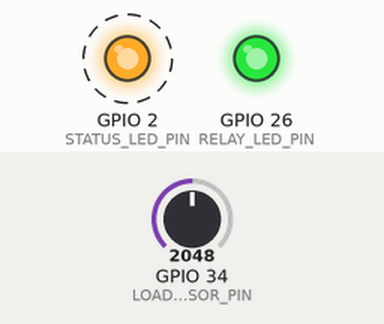
Simulated run of this sketch. Board: ESP32. On the bench: output pins drawn as LEDs (lit = HIGH). Dashed ring = blinking. Inputs (shaded band) come from the test bench; at power-on: GPIO 34 (LOAD_SENSOR_PIN) = 2048. WiFi joins after 1.5 s; servers stay silent unless stated; uploads are accepted with an empty reply; what the sketch prints to the serial monitor is not drawn.

Above: at 2.2 s.
Timing chart, 0 to 5.0 s (numbered marks = the images above):
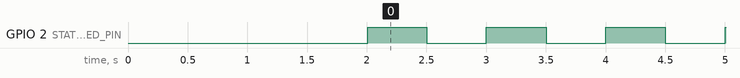

The sketch:

sketch.ino
```cpp
#include <WiFi.h>
#include <HTTPClient.h>
#include <WiFiClientSecure.h>

const char* WIFI_SSID = "Wokwi-GUEST";
const char* WIFI_PASSWORD = "";

// For Wokwi Private IoT Gateway / VS Code local backend:
//   http://host.wokwi.internal:3000
// For Wokwi's public online gateway, replace this with a public HTTPS URL
// that forwards to your backend, e.g. an ngrok or Cloudflare Tunnel URL.
const char* API_BASE_URL = "http://sharpness-agreeably-saved.ngrok-free.dev";

const char* DEVICE_ID = "esp32-main-01";

const int LOAD_SENSOR_PIN = 34;
const int RELAY_LED_PIN = 26;
const int STATUS_LED_PIN = 2;

unsigned long lastTelemetryMs = 0;
unsigned long lastRelayPollMs = 0;
bool relayOn = true;
WiFiClient plainClient;
WiFiClientSecure secureClient;

String endpoint(const char* path) {
  String base = API_BASE_URL;
  if (base.endsWith("/")) {
    base.remove(base.length() - 1);
  }
  return base + path;
}

bool usesHttps(const String& url) {
  return url.startsWith("https://");
}

bool beginHttp(HTTPClient& http, const String& url) {
  http.setTimeout(8000);
  http.setFollowRedirects(HTTPC_STRICT_FOLLOW_REDIRECTS);

  if (usesHttps(url)) {
    secureClient.setInsecure();
    return http.begin(secureClient, url);
  }

  return http.begin(plainClient, url);
}

void addTunnelHeaders(HTTPClient& http) {
  http.addHeader("ngrok-skip-browser-warning", "true");
  http.addHeader("User-Agent", "PowerTrack-Wokwi-ESP32/1.0");
}

void connectWiFi() {
  WiFi.mode(WIFI_STA);
  WiFi.begin(WIFI_SSID, WIFI_PASSWORD, 6);

  Serial.print("Connecting to WiFi");
  while (WiFi.status() != WL_CONNECTED) {
    delay(200);
    Serial.print(".");
  }
  Serial.println();
  Serial.print("WiFi connected, IP: ");
  Serial.println(WiFi.localIP());
}

int postJson(const String& url, const String& body) {
  HTTPClient http;
  if (!beginHttp(http, url)) {
    Serial.print("POST ");
    Serial.print(url);
    Serial.println(" -> begin failed");
    return -1000;
  }

  http.addHeader("Content-Type", "application/json");
  addTunnelHeaders(http);
  int code = http.POST(body);
  String response = http.getString();
  http.end();

  Serial.print("POST ");
  Serial.print(url);
  Serial.print(" -> ");
  Serial.print(code);
  if (code < 0) {
    Serial.print(" ");
    Serial.print(http.errorToString(code));
  }
  if (response.length()) {
    Serial.print(" ");
    Serial.print(response);
  }
  Serial.println();
  return code;
}

void registerDevice() {
  String body = "{";
  body += "\"device_id\":\"" + String(DEVICE_ID) + "\",";
  body += "\"label\":\"Wokwi ESP32 Energy Node\",";
  body += "\"relay_pin\":\"GPIO26\",";
  body += "\"is_essential\":true,";
  body += "\"current_state\":\"on\"";
  body += "}";

  postJson(endpoint("/api/devices"), body);
}

void pollRelayCommand() {
  String url = endpoint("/api/devices/relay");
  HTTPClient http;
  if (!beginHttp(http, url)) {
    Serial.print("Relay poll ");
    Serial.print(url);
    Serial.println(" -> begin failed");
    return;
  }

  addTunnelHeaders(http);
  int code = http.GET();
  String payload = http.getString();
  http.end();

  if (code == 200) {
    if (payload.indexOf("\"relay_state\":\"OFF\"") >= 0) {
      relayOn = false;
    } else if (payload.indexOf("\"relay_state\":\"ON\"") >= 0) {
      relayOn = true;
    }
  }

  digitalWrite(RELAY_LED_PIN, relayOn ? HIGH : LOW);

  Serial.print("Relay poll ");
  Serial.print(url);
  Serial.print(" -> ");
  Serial.print(code);
  if (code < 0) {
    Serial.print(" ");
    Serial.print(http.errorToString(code));
  }
  Serial.print(" state=");
  Serial.println(relayOn ? "ON" : "OFF");
}

void sendTelemetry() {
  int raw = analogRead(LOAD_SENSOR_PIN);
  float demandRatio = raw / 4095.0;
  float voltage = 228.0 + 5.0 * sin(millis() / 8000.0);
  float powerWatts = relayOn ? 80.0 + (demandRatio * 920.0) : 0.0;
  float current = voltage > 0.0 ? powerWatts / voltage : 0.0;

  String body = "{";
  body += "\"device_id\":\"" + String(DEVICE_ID) + "\",";
  body += "\"voltage\":" + String(voltage, 2) + ",";
  body += "\"current\":" + String(current, 3) + ",";
  body += "\"power_watts\":" + String(powerWatts, 1);
  body += "}";

  postJson(endpoint("/api/readings"), body);
}

void setup() {
  Serial.begin(115200);
  pinMode(RELAY_LED_PIN, OUTPUT);
  pinMode(STATUS_LED_PIN, OUTPUT);
  pinMode(LOAD_SENSOR_PIN, INPUT);

  digitalWrite(RELAY_LED_PIN, HIGH);
  connectWiFi();
  if (String(API_BASE_URL).indexOf("your-ngrok-url") >= 0) {
    Serial.println("WARNING: Replace API_BASE_URL with your real tunnel URL before running.");
  }
  registerDevice();
  pollRelayCommand();
}

void loop() {
  if (WiFi.status() != WL_CONNECTED) {
    digitalWrite(STATUS_LED_PIN, LOW);
    connectWiFi();
  }

  digitalWrite(STATUS_LED_PIN, millis() % 1000 < 500 ? HIGH : LOW);

  unsigned long now = millis();
  if (now - lastRelayPollMs >= 3000) {
    lastRelayPollMs = now;
    pollRelayCommand();
  }

  if (now - lastTelemetryMs >= 5000) {
    lastTelemetryMs = now;
    sendTelemetry();
  }
}
```

Measured:
- by itself, GPIO 2 (STATUS_LED_PIN): alternates HIGH for 0.50 s and LOW for 0.50 s
